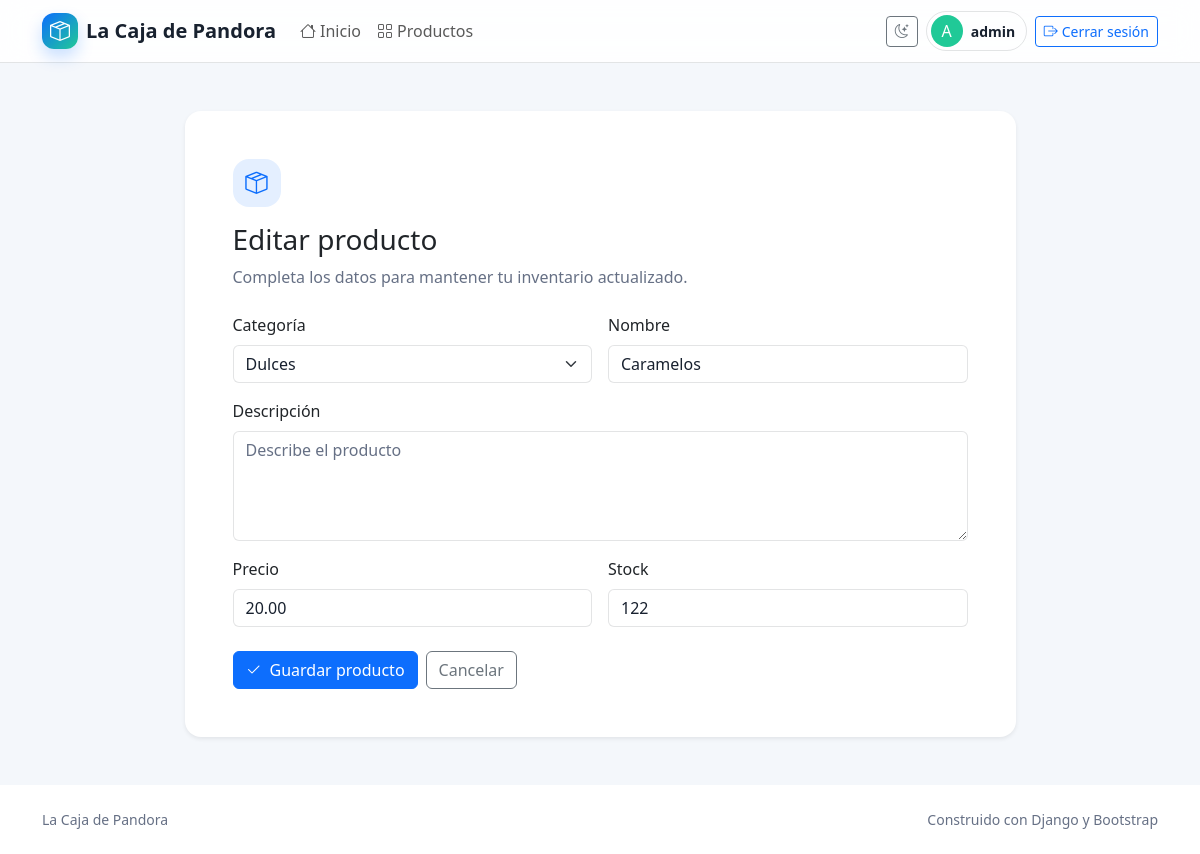
/producto/producto/update/3 (signed in), run on an earlier commit of the app's database.
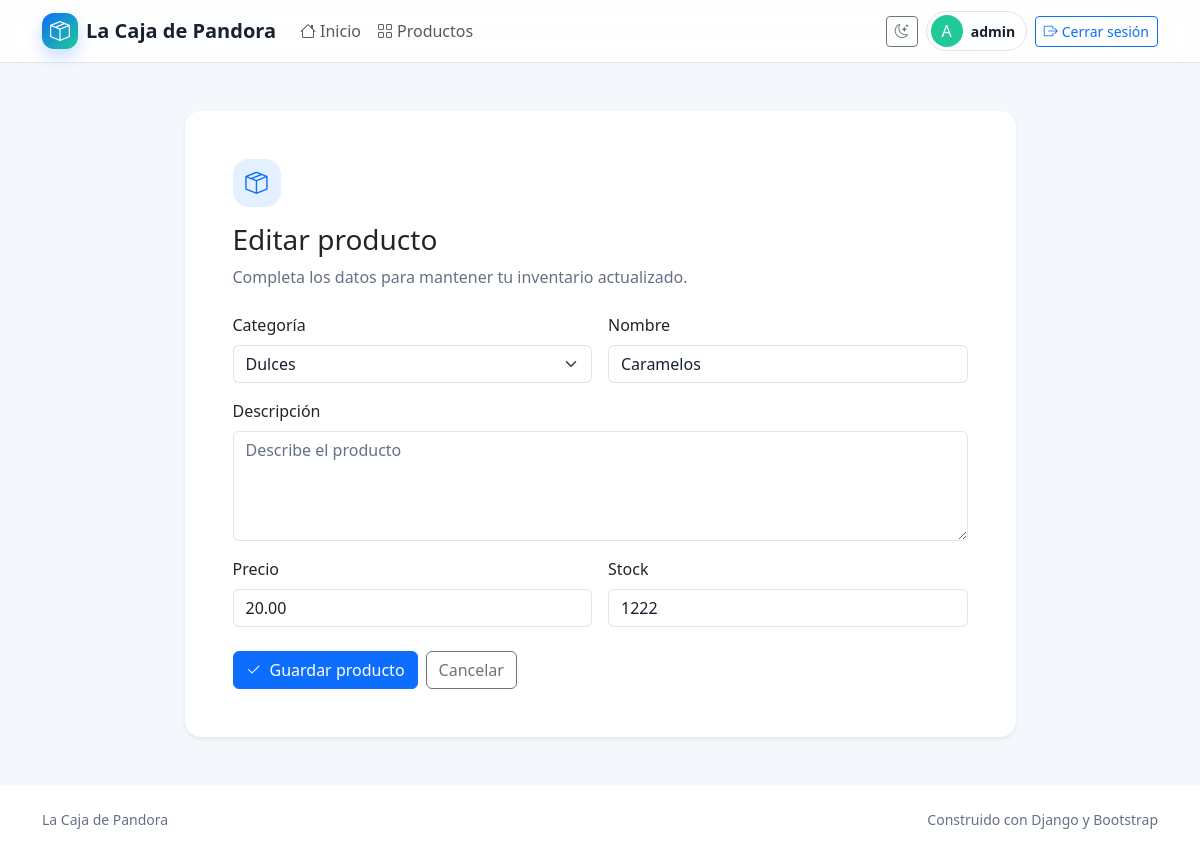
And on a later commit of the database.
### producto/models.py (models this page shows, shortened)
class Producto(models.Model):
    categoria = models.ForeignKey(
        Categoria,
        on_delete=models.SET_NULL,
        null=True,
        blank=True,
        verbose_name="categoría",
        related_name="productos",
    )
    nombre = models.CharField(max_length=100, db_index=True)
    descripcion = models.TextField(blank=True, default="", verbose_name="descripción")
    precio = models.DecimalField(max_digits=10, decimal_places=2)
    stock = models.PositiveIntegerField(default=0)
    class Meta:
        verbose_name = "Producto"
        verbose_name_plural = "Productos"
        ordering = ("nombre",)
        constraints = (
            models.UniqueConstraint(fields=["categoria", "nombre"], name="unique_producto_categoria"),
        )

### producto/views/producto.py (the view)
# urls.py: path("producto/update/<int:pk>", producto.ProductoUpdateView.as_view(), name="producto_update"),
class ProductoUpdateView(SuccessMessageMixin, UpdateView):
    model = Producto
    form_class = ProductoForm
    success_url = reverse_lazy("producto:producto_list")
    success_message = "El producto se ha actualizado exitosamente"

### producto/forms.py (shortened to what this page needs)
class ProductoForm(forms.ModelForm):
    class Meta:
        model = Producto
        fields = ("categoria", "nombre", "descripcion", "precio", "stock")
        widgets = {
            "categoria": forms.Select(attrs={"class": "form-select"}),
            "nombre": forms.TextInput(attrs={"class": "form-control", "placeholder": "Nombre del producto"}),
            "descripcion": forms.Textarea(
                attrs={"class": "form-control", "placeholder": "Describe el producto", "rows": 4}
            ),
            "precio": forms.NumberInput(
                attrs={"class": "form-control", "placeholder": "0.00", "step": "0.01", "min": "0"}
            ),
            "stock": forms.NumberInput(attrs={"class": "form-control", "placeholder": "0", "min": "0"}),
        }

### producto/models.py (called while the page is built)
    def __str__(self):
        return self.nombre

### producto/templates/producto/producto_form.html (shortened to what this page needs)
{% extends "core/base.html" %}
{% block contenido %}
    <div class="container">
        <div class="row justify-content-center">
            <div class="col-12 col-xl-9">
                <section class="card border-0 shadow-sm rounded-4 p-4 p-md-5">
                    <div class="mb-4">
                        <span class="menu-icon mb-3"><i class="bi bi-box-seam"></i></span>
                        <h1 class="h3">{% if form.instance.pk %}Editar producto{% else %}Nuevo producto{% endif %}</h1>
                        <p class="text-muted mb-0">Completa los datos para mantener tu inventario actualizado.</p>
                    </div>
                    <form method="post" novalidate>
                        <div class="row g-3">
                            {% for field in form %}
                                <div class="col-12 {% if field.name == 'descripcion' %}col-md-12{% elif field.name == 'precio' or field.name == 'stock' %}col-md-6{% else %}col-md-6{% endif %}">
                                    <label class="form-label" for="{{ field.id_for_label }}">{{ field.label }}</label>
                                    {{ field }}
                                </div>
                            {% endfor %}
                        </div>
                        <div class="d-flex flex-wrap gap-2 pt-4">
                            <button class="btn btn-primary" type="submit"><i class="bi bi-check2 me-2"></i>Guardar producto</button>
                            <a class="btn btn-outline-secondary"
                               href="{% url 'producto:producto_list' %}">Cancelar</a>
                        </div>
                    </form>
                </section>
            </div>
        </div>
    </div>
{% endblock contenido %}

What changed in the data, as far as the page shows it:
changed Producto "Dulces": stock "122" → "1222"
